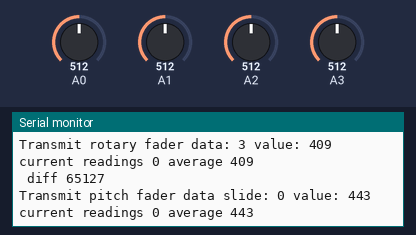
Recording of a sketch running on a simulated Arduino Uno, built with avr-gcc and run on an emulated ATmega328P. On the bench: the last lines printed to the serial monitor. The inputs (shaded band) are chosen by the test bench; at power-on: A0 = 512, A2 = 512, A1 = 512, A3 = 512.

Above: at 1.2 s.
1.3 s: A0 set to 514
At 2.33 s:
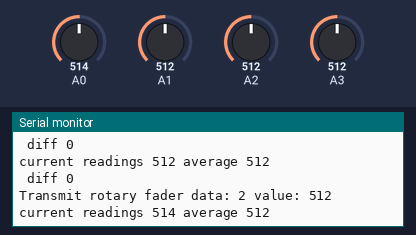
7.3 s: A2 set to 333
At 7.72 s:
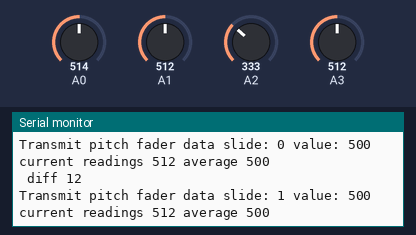
8.8 s: A2 set to 311
At 8.83 s:
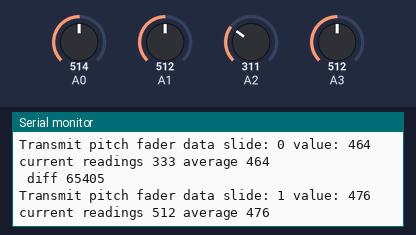
14.8 s: A0 set to 579
At 15.14 s:
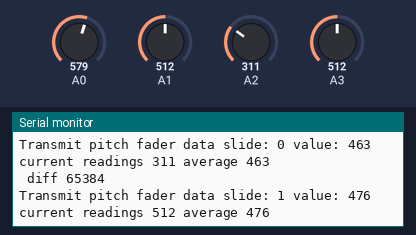
17.8 s: A0 set to 599
At 18.11 s:
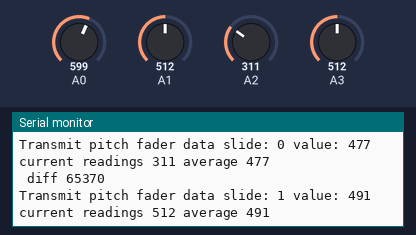
Timing chart, 0 to 20.8 s (numbered marks = the images above; inputs shaded):
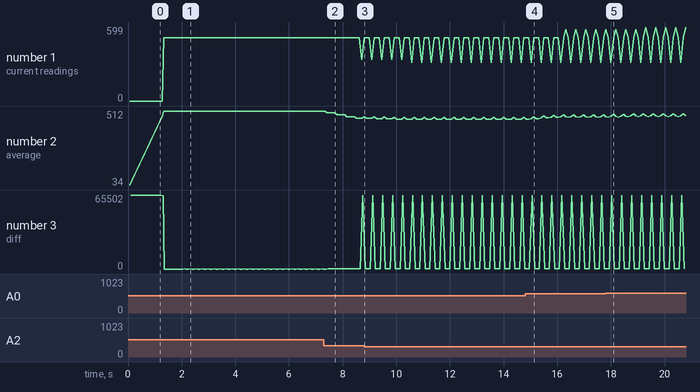

Measured:
- after the input at 1.3 s, the serial monitor: prints a new line after 0.74 s (image 1)
- after the input at 7.3 s, the serial monitor: prints a new line after 0.08 s (image 2)
- after the input at 14.8 s, the serial monitor: prints a new line after 0.18 s (image 4)
- after the input at 17.8 s, the serial monitor: prints a new line after 0.15 s (image 5)
- plotted number 1: 512 → 333 after the input at 7.3 s
- plotted number 2: 512 → 464 after the input at 7.3 s, 464 → 472 after the input at 8.8 s, 472 → 489 after the input at 14.8 s
- plotted number 3: 0 → 65405 after the input at 7.3 s, 65405 → 40 after the input at 8.8 s, 40 → 23 after the input at 14.8 s, 23 → 65366 after the input at 17.8 s

The sketch:

MasterFaderCode_Rev1_2.ino
```cpp
const int numReadings = 15;

int readings[numReadings];      // the readings from the analog input
int index = 0;                  // the index of the current reading
int total = 0;                  // the running total
int average = 0;                // the average
int inputpin = 0;
int currpotval = 0;
unsigned int diff = 0;
int totalpot = 4;

void setup()
{

  Serial.begin(9600);
  // initialize all the readings to 0:
  for (int thisReading = 0; thisReading < numReadings; thisReading++)
    {
    readings[thisReading] = 0;
    }
}

void loop()

  {

  for ( int inputpin = 0; inputpin < totalpot; inputpin++ )
      {
      total= total - readings[index];
      readings[index] = analogRead(inputpin);
      total= total + readings[index];
      currpotval = total;
      index = index + 1;

      if (index >= numReadings)
        {
        index = 0;
        }

      average = total / numReadings;

      delay(20);

      diff =  readings[index] - average;

      if (diff > 1)
        {
           if (inputpin < 2) // Hi-res pots
              {
              //usbMIDI.sendPitchBend(hires, midichannel); //send hi-res pot data
              // print current data send
              Serial.print("Transmit pitch fader data slide: ");
              Serial.print(inputpin);
              Serial.print(" value: ");
              Serial.println(average);
              }

           if (inputpin >= 2) // Low-res pots
              {
              //usbMIDI.sendPitchBend(hires, midichannel); //send hi-res pot data
              // print current data send
              Serial.print("Transmit rotary fader data: ");
              Serial.print(inputpin);
              Serial.print(" value: ");
              Serial.println(average);
              }
        }


        Serial.print("current readings ");
        Serial.print(readings[index]);
        Serial.print(" average ");
        Serial.println(average);

        Serial.print(" diff ");
        Serial.println(diff);
        }


  }
```
